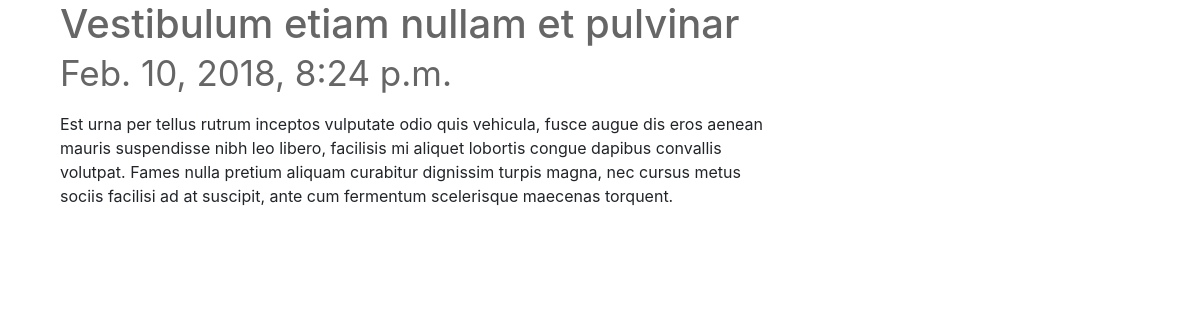
The app's page /posts/1/ with its own data.
### posts/models.py (models this page shows, shortened)
class Post(models.Model):
    title = models.CharField(max_length=120)
    image = models.ImageField(upload_to=upload_location,
                              null=True, blank=True,
                              width_field="width_field",
                              height_field="height_field")
    height_field = models.IntegerField(default=0)
    width_field = models.IntegerField(default=0)
    content = models.TextField()
    updated = models.DateTimeField(auto_now=True, auto_now_add=False)
    timestamp = models.DateTimeField(auto_now=False, auto_now_add=True)
    class Meta:
        ordering = ["-timestamp", "-updated"]

### posts/views.py (the view)
# urls.py: url(r'^(?P<id>\d+)/$', post_detail, name='detail'),
def post_detail(request, id=None):
    instance = get_object_or_404(Post, id=id)
    context = {
        "title": instance.title,
        "instance": instance
    }
    return render(request, "post_detail.html", context)

### templates/post_detail.html (shortened to what this page needs)
{% extends "base.html" %}
{% block content %}
<div class="col-sm-8 col-sm-offset-2">
    <h1>{{title}} <br><small>{{instance.timestamp}}</small></h1>
    <p>{{instance.content|linebreaks}}</p>
</div>
{% endblock content %}

### templates/base.html (shortened to what this page needs)
{% load staticfiles %}
<!DOCTYPE html>
<html lang="en">
<head>
    <link rel="stylesheet" href="http://localhost:8888/public/localassets/bootstrap-3/css/bootstrap.min.css">
    <link rel="stylesheet" href="{% static 'css/base.css' %}">
</head>
<body>
<div class="container">
    {% block content %}
    {% endblock content %}
</div>
</body>
</html>

### static/css/base.css (style rules this page uses)
h1 { color:#777; }

### records on screen
Post: title "Vestibulum etiam nullam et pulvinar", timestamp "Feb. 10, 2018, 8:24 p.m.", content "Est urna per tellus rutrum inceptos vulputate odio quis vehicula, fusce augue dis eros aenean mauris suspendisse nibh leo libero, facilisis mi aliquet lobortis congue dapibus convallis volutpat. Fames nulla pretium aliquam curabitur dignissim turpis magna, nec cursus metus sociis facilisi ad at suscipit, ante cum fermentum scelerisque maecenas torquent."
